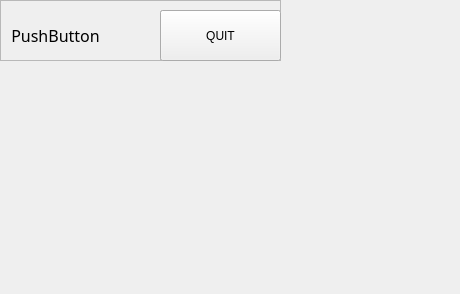
<?xml version="1.0" encoding="UTF-8"?>
<ui version="4.0">
 <class>FunctionItem</class>
 <widget class="QFrame" name="FunctionItem">
  <property name="geometry">
   <rect>
    <x>0</x>
    <y>0</y>
    <width>460</width>
    <height>294</height>
   </rect>
  </property>
  <property name="sizePolicy">
   <sizepolicy hsizetype="Minimum" vsizetype="Minimum">
    <horstretch>0</horstretch>
    <verstretch>0</verstretch>
   </sizepolicy>
  </property>
  <property name="font">
   <font>
    <weight>50</weight>
    <bold>false</bold>
   </font>
  </property>
  <property name="windowTitle">
   <string>Frame</string>
  </property>
  <widget class="QFrame" name="frame">
   <property name="geometry">
    <rect>
     <x>0</x>
     <y>0</y>
     <width>281</width>
     <height>61</height>
    </rect>
   </property>
   <property name="sizePolicy">
    <sizepolicy hsizetype="Minimum" vsizetype="Minimum">
     <horstretch>0</horstretch>
     <verstretch>0</verstretch>
    </sizepolicy>
   </property>
   <property name="frameShape">
    <enum>QFrame::StyledPanel</enum>
   </property>
   <property name="frameShadow">
    <enum>QFrame::Raised</enum>
   </property>
   <widget class="QPushButton" name="start_button">
    <property name="geometry">
     <rect>
      <x>160</x>
      <y>10</y>
      <width>121</width>
      <height>51</height>
     </rect>
    </property>
    <property name="text">
     <string>START</string>
    </property>
   </widget>
   <widget class="QPushButton" name="function_button">
    <property name="geometry">
     <rect>
      <x>0</x>
      <y>10</y>
      <width>111</width>
      <height>51</height>
     </rect>
    </property>
    <property name="sizePolicy">
     <sizepolicy hsizetype="Maximum" vsizetype="Maximum">
      <horstretch>0</horstretch>
      <verstretch>0</verstretch>
     </sizepolicy>
    </property>
    <property name="font">
     <font>
      <family>微软雅黑</family>
      <pointsize>12</pointsize>
     </font>
    </property>
    <property name="text">
     <string>PushButton</string>
    </property>
    <property name="default">
     <bool>false</bool>
    </property>
    <property name="flat">
     <bool>true</bool>
    </property>
   </widget>
   <widget class="QLabel" name="online_icon">
    <property name="enabled">
     <bool>true</bool>
    </property>
    <property name="geometry">
     <rect>
      <x>120</x>
      <y>20</y>
      <width>50</width>
      <height>50</height>
     </rect>
    </property>
    <property name="text">
     <string/>
    </property>
    <property name="pixmap">
     <pixmap resource="resources.qrc">:/icon/images/online.png</pixmap>
    </property>
    <property name="scaledContents">
     <bool>true</bool>
    </property>
   </widget>
   <widget class="QLabel" name="offline_icon">
    <property name="enabled">
     <bool>true</bool>
    </property>
    <property name="geometry">
     <rect>
      <x>120</x>
      <y>20</y>
      <width>50</width>
      <height>50</height>
     </rect>
    </property>
    <property name="text">
     <string/>
    </property>
    <property name="pixmap">
     <pixmap resource="resources.qrc">:/icon/images/offline.png</pixmap>
    </property>
    <property name="scaledContents">
     <bool>true</bool>
    </property>
   </widget>
   <widget class="QPushButton" name="quit_button">
    <property name="geometry">
     <rect>
      <x>160</x>
      <y>10</y>
      <width>121</width>
      <height>51</height>
     </rect>
    </property>
    <property name="text">
     <string>QUIT</string>
    </property>
   </widget>
  </widget>
 </widget>
 <resources>
  <include location="resources.qrc"/>
 </resources>
 <connections/>
</ui>
